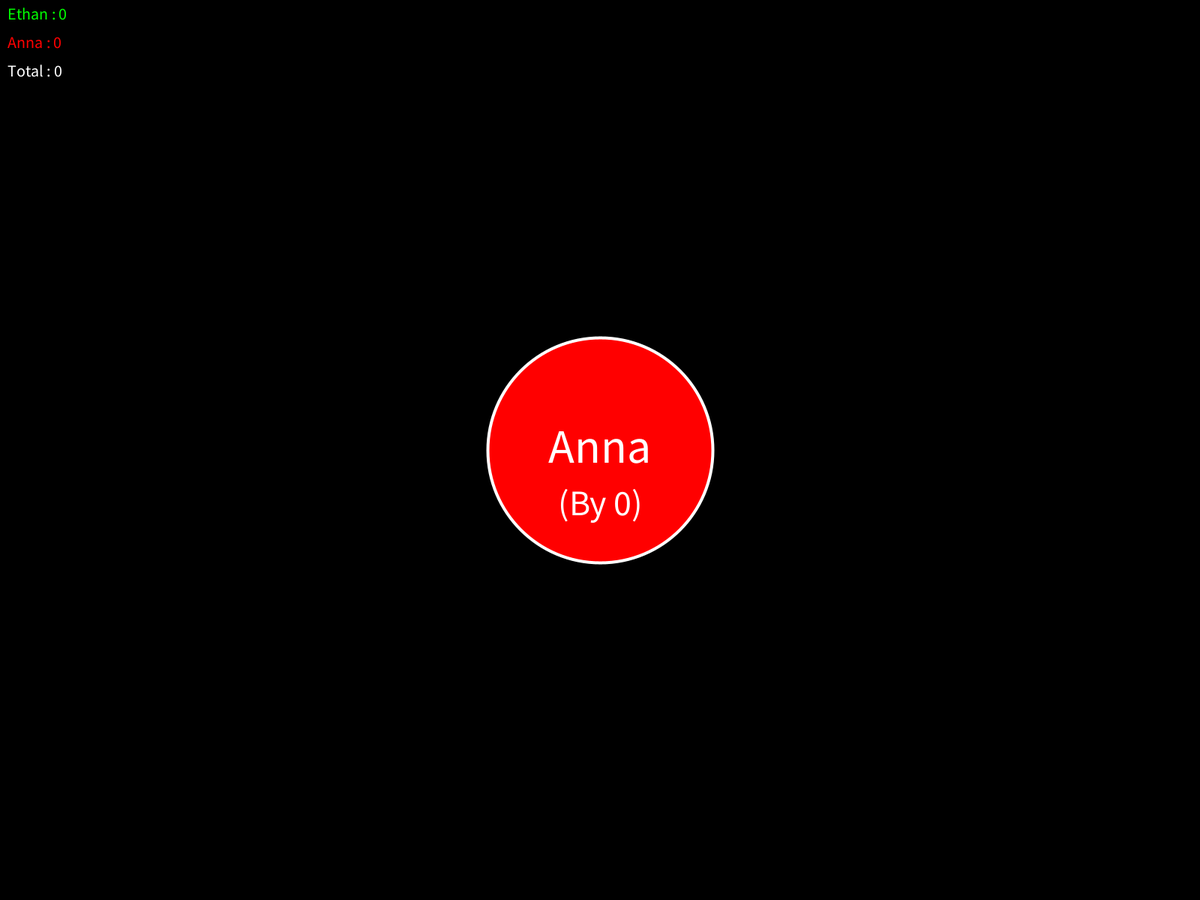
Frame 1 (no input)
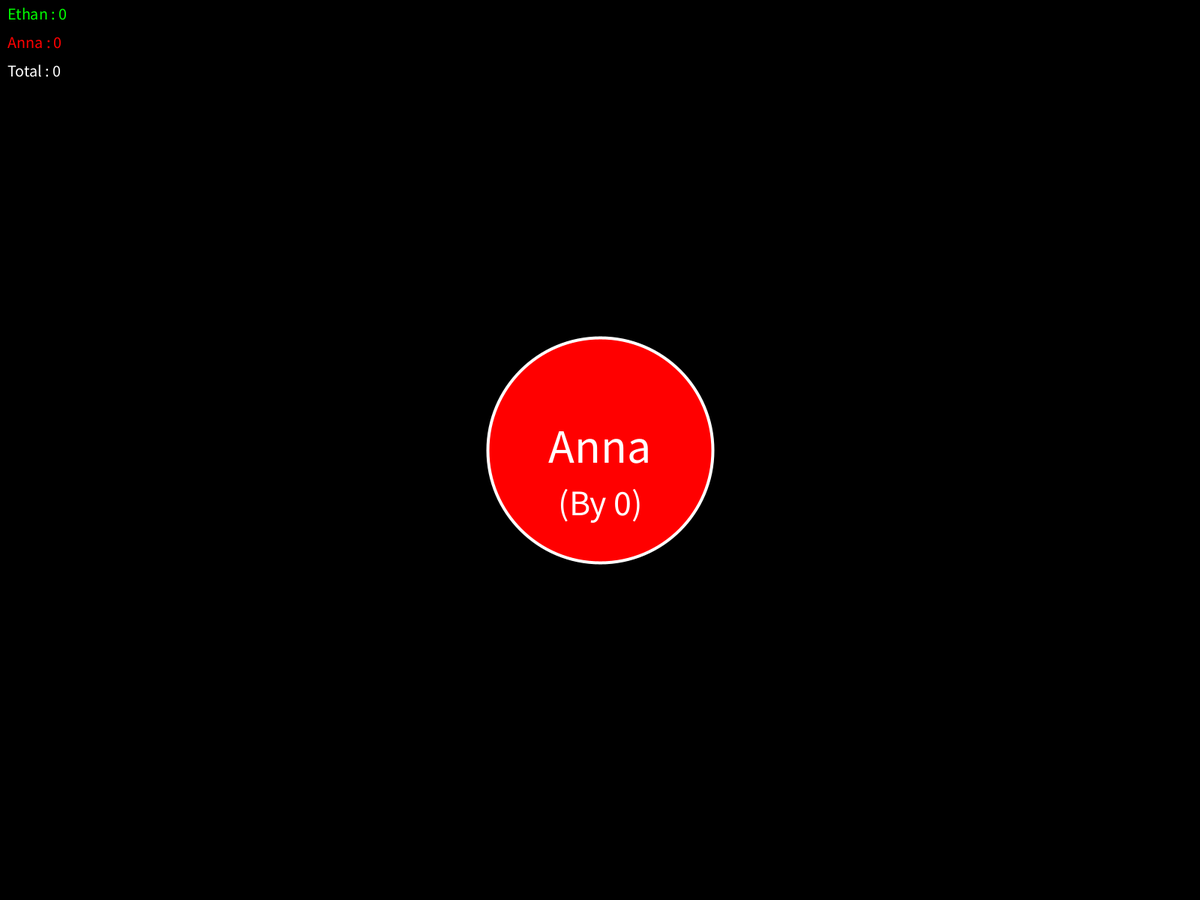
Frame 60 (the mouse pressed at the canvas centre just before this capture)
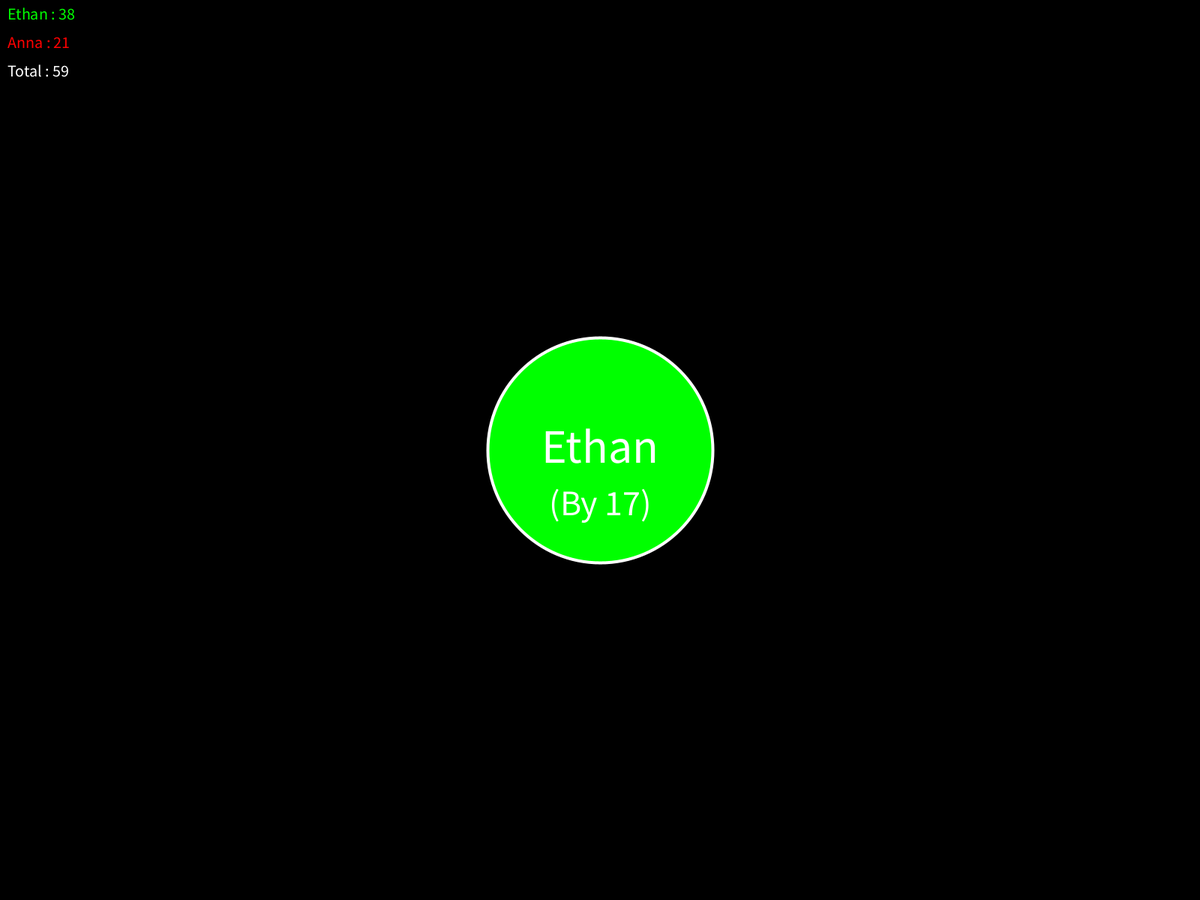
Frame 120 (the mouse held since frame 60 and released just before this capture)

The Processing sketch that drew these frames (run headless with seeded random() and noise(); from frame 60 on, the mouse is pressed at the canvas centre):

// Processing sketch: coin_flip
// ── coin_flip.pde
String nameH = "Ethan";
String nameT = "Anna";
int amount = 10001;

float p = random(0,2);
int m = 0;
int h = 0;
int t = 0;
boolean running = false;

void setup(){
  fullScreen();
  surface.setResizable(true);
  frameRate(500);
  noCursor();
}
void draw(){
  background(0);
  textSize(22);
  textAlign(LEFT,TOP);
  fill(0,255,0);
  text(nameH + " : "+ h,10,10);
  fill(255,0,0);
  text(nameT + " : "+ t,10,48);
  fill(255);
  text("Total : "+ m,10,86);
  
  if (h>t){
      heads();
    }else{
      tails();
    }
    
  if (running == true){
    if (m < amount){
      flip();
    }else{
      running = false;
    }
  }
}

void mousePressed(){
  if (running == false){
  h = 0;
  t = 0;
  m = 0;
  running = true;
  }
}
// ── flips.pde
void flip(){
  p = random(0,2);
  m+=1;
  if (p < 1){
    h+=1;
  }else{
    t+=1;
  }
}
// ── heads.pde
void heads(){
  stroke(255);
  strokeWeight(4);
  fill(0,255,0);
  ellipse(width/2,height/2,300,300);
  textAlign(CENTER,CENTER);
  stroke(255);
  fill(255);
  textSize(64);
  text(nameH,width/2,height/2-6);
  textSize(48);
  text("(By "+ (h-t) + ")", width/2, height/2+70);
}
// ── tails.pde
void tails(){
  stroke(255);
  strokeWeight(4);
  fill(255,0,0);
  ellipse(width/2,height/2,300,300);
  textAlign(CENTER,CENTER);
  stroke(255);
  fill(255);
  textSize(64);
  text(nameT,width/2,height/2-6);
  textSize(48);
  text("(By "+ (t-h) + ")", width/2, height/2+70);
}
